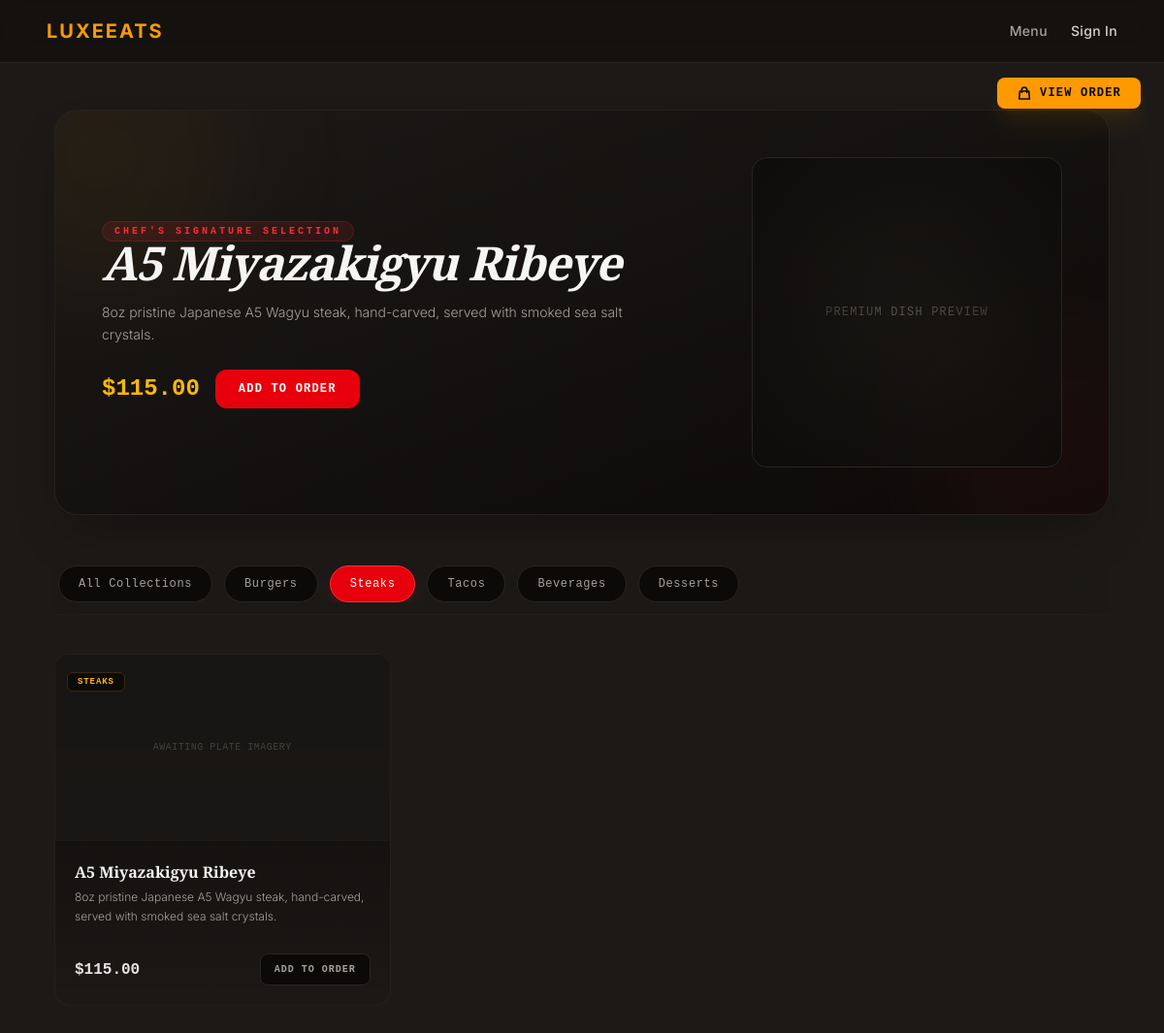
/menu?category=Steaks, run on the app's committed database.
### core/models.py (models this page shows)
class MenuItem(db.Model):
    __tablename__ = 'menu_items'
    id = db.Column(db.Integer, primary_key=True)
    name = db.Column(db.String(100), nullable=False)
    price = db.Column(db.Integer, nullable=False)  # Stored in cents for Stripe (e.g., $10.50 = 1050)
    category = db.Column(db.String(50), nullable=False)  # Appetizer, Main, Drink
    image_url = db.Column(db.String(255), nullable=True)
    is_available = db.Column(db.Boolean, default=True)
    description = db.Column(db.String(255), nullable=True)

### core/main.py (the view)
@main_bp.route('/menu')
def menu():
    selected_category = request.args.get('category', 'All')
    query_results = MenuItem.query.with_entities(MenuItem.category).distinct().all()
    categories = [result.category for result in query_results]
    featured_item = MenuItem.query.filter_by(is_available=True).order_by(MenuItem.price.desc()).first()
    if selected_category == 'All':
        items = MenuItem.query.all()
    else:
        items = MenuItem.query.filter_by(category=selected_category).all()
    return render_template(
        'menu.html',
        menu_items=items,
        categories=categories,
        selected_category=selected_category,
        featured_item=featured_item  # 🌟 Dynamic database item passed here
    )

### templates/menu.html (shortened to what this page needs)
{% extends 'base.html' %}
{% block content %}
<div class="fixed bottom-6 right-6 z-50 md:absolute md:top-20 md:right-6 md:bottom-auto">
    <a href="{{ url_for('cart.show_cart') }}" class="px-5 py-3 md:py-2 bg-amber-500 hover:bg-amber-400 text-stone-950 rounded-xl md:rounded-lg text-xs font-mono uppercase tracking-widest flex items-center gap-2 transition-all duration-300 shadow-xl shadow-amber-500/10 font-bold hover:scale-105 active:scale-95">
        <svg xmlns="http://www.w3.org/2000/svg" class="h-4 w-4" fill="none" viewBox="0 0 24 24" stroke="currentColor" stroke-width="2.5">
            <path stroke-linecap="round" stroke-linejoin="round" d="M16 11V7a4 4 0 00-8 0v4M5 9h14l1 12H4L5 9z" />
        </svg>
        <span>View Order</span>
    </a>
</div>
<div class="space-y-10 max-w-7xl mx-auto px-2">
    {% if featured_item %}
    <div class="relative overflow-hidden bg-gradient-to-br from-stone-900 to-stone-950 border border-stone-800/80 rounded-3xl p-8 md:p-12 flex flex-col md:flex-row items-center justify-between gap-8 shadow-2xl" data-aos="fade-down">
        <div class="absolute -top-24 -left-24 w-72 h-72 bg-amber-500/5 rounded-full blur-3xl pointer-events-none"></div>
        <div class="space-y-4 max-w-xl z-10 text-center md:text-left">
            <span class="text-[10px] uppercase tracking-[0.3em] font-mono font-bold text-red-500 bg-red-500/10 px-3 py-1 rounded-full border border-red-500/20">Chef's Signature Selection</span>
            <h1 class="text-4xl md:text-5xl font-serif font-bold tracking-tight text-stone-100 italic">{{ featured_item.name }}</h1>
            <p class="text-stone-400 text-sm font-light leading-relaxed">
                {{ featured_item.description or 'Exquisite premium house creation compiled by our master culinary artisans.' }}
            </p>
            <div class="pt-2 flex flex-col sm:flex-row items-center justify-center md:justify-start gap-4">
                <span class="text-2xl font-mono font-black text-amber-400">${{ "%.2f"|format(featured_item.price / 100) }}</span>
                <button onclick="addToCart('{{ featured_item.id }}', this)" class="w-full sm:w-auto px-6 py-3 bg-red-600 hover:bg-red-500 text-white font-mono text-xs font-bold uppercase tracking-widest rounded-xl transition-all duration-300 cursor-pointer1">
                    Add to Order
                </button>
            </div>
        </div>
        <div class="relative w-64 h-64 md:w-80 md:h-80 flex items-center justify-center bg-stone-900/60 rounded-2xl border border-stone-800 overflow-hidden group">
            <div class="absolute inset-0 bg-radial from-transparent to-stone-950/80 pointer-events-none z-10"></div>
            <span class="text-stone-600 font-mono text-xs uppercase tracking-widest z-0 group-hover:text-stone-500 transition-colors">Premium Dish Preview</span>
        </div>
    </div>
    {% endif %}
    <div class="sticky top-16 z-40 bg-stone-900/80 backdrop-blur-md py-3 border-b border-stone-800/40">
        <div class="flex items-center gap-3 overflow-x-auto no-scrollbar whitespace-nowrap px-1 Mask-Left-Right">
            <a href="{{ url_for('main.menu') }}"
               class="px-5 py-2.5 rounded-full text-xs font-mono font-medium tracking-wider transition-all duration-300 border
               {% if selected_category == 'All' %}
                   bg-red-600 text-white border-red-500 shadow-lg shadow-red-600/20
               {% else %}
                   bg-stone-950 text-stone-400 border-stone-800 hover:border-stone-700 hover:text-stone-200
               {% endif %}">
                All Collections
            </a>
            {% for cat in categories %}
            <a href="{{ url_for('main.menu', category=cat) }}"
               class="px-5 py-2.5 rounded-full text-xs font-mono font-medium tracking-wider transition-all duration-300 border capitalize
               {% if cat == selected_category %}
                   bg-red-600 text-white border-red-500 shadow-lg shadow-red-600/20
               {% else %}
                   bg-stone-950 text-stone-400 border-stone-800 hover:border-stone-700 hover:text-stone-200
               {% endif %}">
                {{ cat }}
            </a>
            {% endfor %}
        </div>
    </div>
    <div class="grid grid-cols-1 sm:grid-cols-2 lg:grid-cols-3 xl:grid-cols-4 gap-6" data-aos="fade-up">
        {% for item in menu_items %}
        <div class="bg-gradient-to-b from-stone-950 to-stone-900/40 border border-stone-800/70 rounded-2xl flex flex-col overflow-hidden transition-all duration-500 hover:border-amber-500/30 hover:shadow-2xl hover:shadow-amber-500/5 group h-full">
            <div class="h-48 bg-stone-900/80 border-b border-stone-900 flex items-center justify-center relative overflow-hidden">
                <div class="absolute top-3 left-3 z-10">
                    <span class="text-[9px] uppercase tracking-widest font-mono text-amber-400 bg-stone-950/90 border border-amber-500/20 px-2.5 py-1 rounded-md backdrop-blur-sm font-semibold">
                        {{ item.category }}
                    </span>
                </div>
                <span class="text-[10px] font-mono text-stone-700 uppercase tracking-wider group-hover:scale-105 transition-transform duration-500">Awaiting Plate Imagery</span>
            </div>
            <div class="p-5 flex flex-col justify-between flex-grow space-y-4">
                <div class="space-y-1">
                    <h3 class="text-base font-serif font-bold text-stone-100 group-hover:text-amber-400 transition-colors duration-300 line-clamp-1">
                        {{ item.name }}
                    </h3>
                    <p class="text-xs text-stone-400 font-light leading-relaxed line-clamp-2 min-h-[2rem]">
                        {{ item.description or 'No formulation breakdown provided for this exquisite plate.' }}
                    </p>
                </div>
                <div class="pt-3 border-t border-stone-900/60 flex items-center justify-between relative mt-auto">
                    <span class="text-base font-mono font-bold text-stone-200">
                        ${{ "%.2f"|format(item.price / 100) }}
                    </span>
                    <button
                        onclick="addToCart('{{ item.id }}', this)"
                        class="relative px-3.5 py-2 bg-stone-950 border border-stone-800 rounded-lg text-[10px] font-mono font-bold uppercase tracking-widest text-stone-400 hover:bg-stone-900 hover:text-amber-400 hover:border-amber-500/20 transition-all duration-300 cursor-pointer overflow-visible">
                        Add to Order
                    </button>
                </div>
            </div>
        </div>
        {% else %}
        <div class="col-span-full py-16 text-center space-y-3 bg-stone-950/40 border border-dashed border-stone-800 rounded-2xl">
            <p class="text-stone-500 font-mono text-sm tracking-wide">No exquisite selections currently populated under this category.</p>
        </div>
        {% endfor %}
    </div>
</div>
{% endblock %}

### templates/base.html (style rules this page uses)
body { font-family: 'Inter', sans-serif; }
.font-serif { font-family: 'Playfair Display', serif; }

### templates/menu.html (style rules this page uses)
.no-scrollbar { -ms-overflow-style: none; scrollbar-width: none; }

### data on the page
MenuItem: name "A5 Miyazakigyu Ribeye", description "8oz pristine Japanese A5 Wagyu steak, hand-carved, served with smoked sea salt crystals.", featured_item.price/100 "115.00", category "STEAKS", item.price/100 "115.00"
MenuItem: category "Burgers"
MenuItem: category "Tacos"
MenuItem: category "Beverages"
MenuItem: category "Desserts"

### other printed values
{{ cat }} "Steaks"
